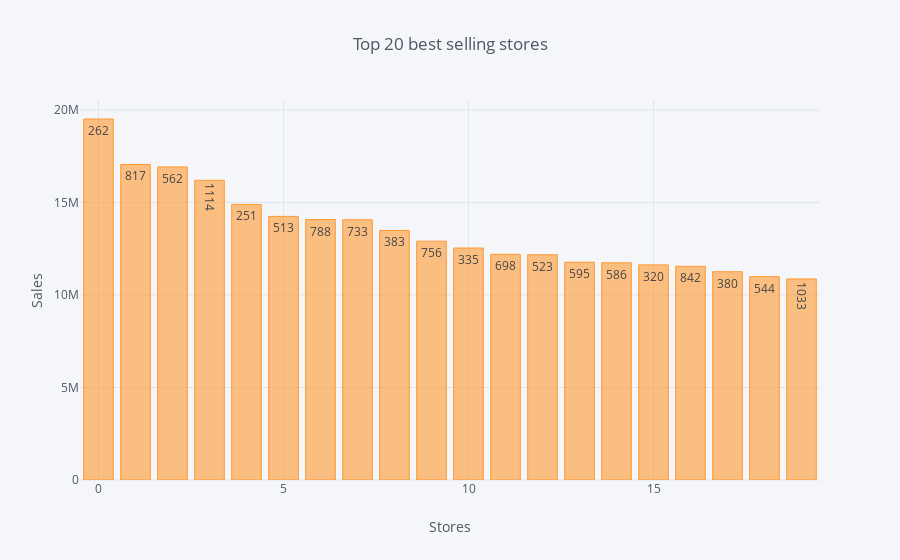

Write notebook code for a chart like this one.
### Markdown cell above
This is a simple barplot showing the top 20 best performaing store in terms of sales.

### Code cell
#Create a dataframe with the store id and the adequate sales
topshop =train [['Store','Sales']]

#Group by store
topshop = topshop.groupby('Store').sum()

#Sort the dataframe by order descending
topshop =topshop.sort_values('Sales', ascending=False)

#Grab the top 20 shops
topshop = topshop.head(20).reset_index()
#topshop.pivot_table(columns = 'Store', values ='Sales')

#plot it
#plt.figure(figsize = (12,6))
#sns.barplot(x='Store', y='Sales', data=topshop, sorted = False)



topshop.iplot(kind='bar', xTitle='Stores', yTitle='Sales', y='Sales', text = 'Store' , title= 'Top 20 best selling stores')

### Figure 1 — Plotly figure (JSON) as saved in the notebook; plotly's stock layout.template omitted (floating-point values rounded to 4 significant figures)
{"data": [{"marker": {"color": "rgba(255, 153, 51, 0.6)", "line": {"color": "rgba(255, 153, 51, 1.0)", "width": 1}}, "name": "Sales", "orientation": "v", "text": [262, 817, 562, 1114, 251, 513, 788, 733, 383, 756, 335, 698, 523, 595, 586, 320, 842, 380, 544, 1033], "type": "bar", "x": [0, 1, 2, 3, 4, 5, 6, 7, 8, 9, 10, 11, 12, 13, 14, 15, 16, 17, 18, 19], "y": [19516842, 17057867, 16927322, 16202585, 14896870, 14252406, 14082141, 14067158, 13489879, 12911782, 12541731, 12202270, 12175995, 11774982, 11742401, 11630218, 11553523, 11261676, 10993709, 10870270]}], "layout": {"legend": {"bgcolor": "#F5F6F9", "font": {"color": "#4D5663"}}, "paper_bgcolor": "#F5F6F9", "plot_bgcolor": "#F5F6F9", "title": "Top 20 best selling stores", "titlefont": {"color": "#4D5663"}, "xaxis1": {"gridcolor": "#E1E5ED", "showgrid": true, "tickfont": {"color": "#4D5663"}, "title": "Stores", "titlefont": {"color": "#4D5663"}, "zerolinecolor": "#E1E5ED"}, "yaxis1": {"gridcolor": "#E1E5ED", "showgrid": true, "tickfont": {"color": "#4D5663"}, "title": "Sales", "titlefont": {"color": "#4D5663"}, "zerolinecolor": "#E1E5ED"}}}
